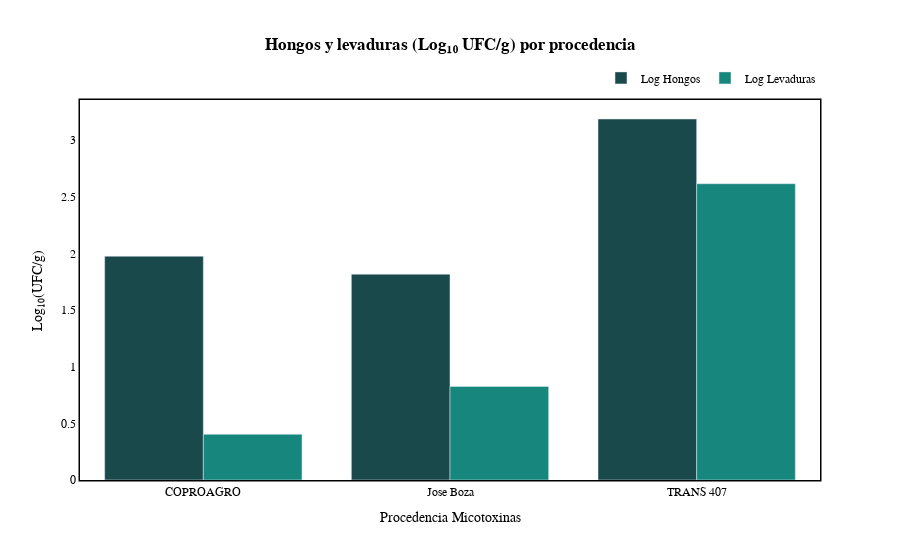

The cell this chart's notebook holds for it:
### Code cell
fig = plot_bar_log_micro(
    df=summary_maiz_procedencia,  # tu df con columnas: 'procedencia_micotoxinas', 'log_hongos', 'log_levaduras'
    x="procedencia_micotoxinas",
    y_cols=["log_hongos", "log_levaduras"],
    title="<b>Hongos y levaduras (Log\u2081\u2080 UFC/g) por procedencia</b>",
    #output_html=f"{ROOT_IMAGEN}/hongos_levaduras_por_proveedor.html",
)

fig.show()
s3.save_plotly_html(fig, "hongos_levaduras_por_proveedor.html")

### Figure 1 — Plotly figure (JSON) as saved in the notebook; plotly's stock layout.template omitted (floating-point values rounded to 4 significant figures)
{"data": [{"marker": {"color": "#1A494C"}, "name": "Log Hongos", "type": "bar", "x": ["COPROAGRO", "Jose Boza", "TRANS 407", null], "y": [1.974, 1.816, 3.185, 1.033]}, {"marker": {"color": "#17877D"}, "name": "Log Levaduras", "type": "bar", "x": ["COPROAGRO", "Jose Boza", "TRANS 407", null], "y": [0.4032, 0.8256, 2.614, 0.497]}], "layout": {"barmode": "group", "font": {"color": "black", "family": "Arial", "size": 12}, "legend": {"font": {"color": "black"}, "orientation": "h", "x": 1, "xanchor": "right", "y": 1.02, "yanchor": "bottom"}, "paper_bgcolor": "white", "plot_bgcolor": "white", "title": {"text": "<b>Hongos y levaduras (Log₁₀ UFC/g) por procedencia</b>", "x": 0.5}, "xaxis": {"linecolor": "black", "linewidth": 1.5, "mirror": true, "showline": true, "tickfont": {"color": "black"}, "title": {"font": {"color": "black"}, "text": "Procedencia Micotoxinas"}}, "yaxis": {"linecolor": "black", "linewidth": 1.5, "mirror": true, "showline": true, "tickfont": {"color": "black"}, "title": {"font": {"color": "black"}, "text": "Log₁₀(UFC/g)"}}}}
